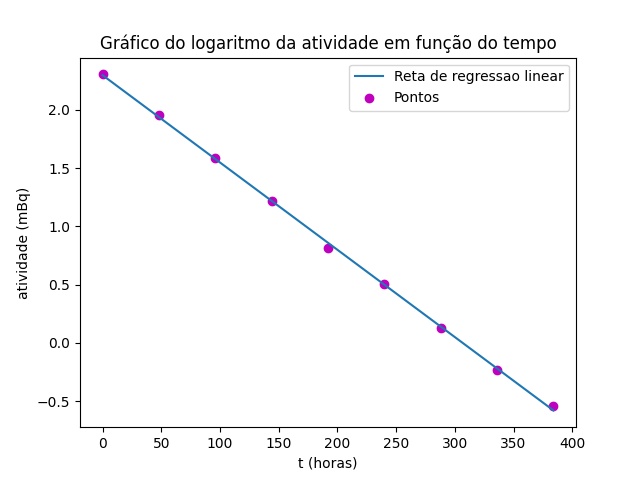

This figure's Python source:
import numpy as np
import matplotlib.pyplot as plt

#alterar valores da lista e nome das variáveis
t = np.array([0,48,96,144,192,240,288,336,384]) #eixo x
atividade = np.array([10.03,7.06,4.88,3.38,2.26,1.66,1.14,0.79,0.58]) #eixo y

x = t
y = atividade
npontos = len(x)

y = np.log(y)

xy = x*y
xx = x**2
yy = y**2

sx = x.sum()
sy = y.sum()
sxy = xy.sum()
sxx = xx.sum()
syy = yy.sum()

n = npontos
m = (n*sxy - sx*sy)/(n*sxx - sx**2)
b = (sxx*sy - sx*sxy)/(n*sxx - sx**2)
r2 = (n*sxy - sx*sy)**2/((n*sxx - sx**2)*(n*syy - sy**2))

errom= np.abs(m)*np.sqrt(((1/r2)-1)/(n-2)) #erro associado ao declive
errob = errom*np.sqrt(sxx/n) #erro associado à ordenada na origem

print("declive m = ", m, "+/-", errom)
print("erro associado ao declive = ",errom)
print("ordenada na origem b = ", b, "+/-",errob)
print("erro associado à ordenada na origem = ",errob)
print("coeficiente de determinação r**2 = ", r2)

# mostrar o gráfico com os pontos e a reta da regressão linear
equacao=m*x+b
plt.plot(x, equacao,label="Reta de regressao linear") # reta
plt.scatter(x, y, marker='o', color='m',label="Pontos") # pontos
plt.xlabel("t (horas)")
plt.ylabel("atividade (mBq)")
plt.title("Gráfico do logaritmo da atividade em função do tempo")
plt.legend()
plt.show()

#Resposta ex1 b)
#declive m = -0.0075 +/- 6.3306^-05
#coeficiente de determinação r**2 = 0.9995
